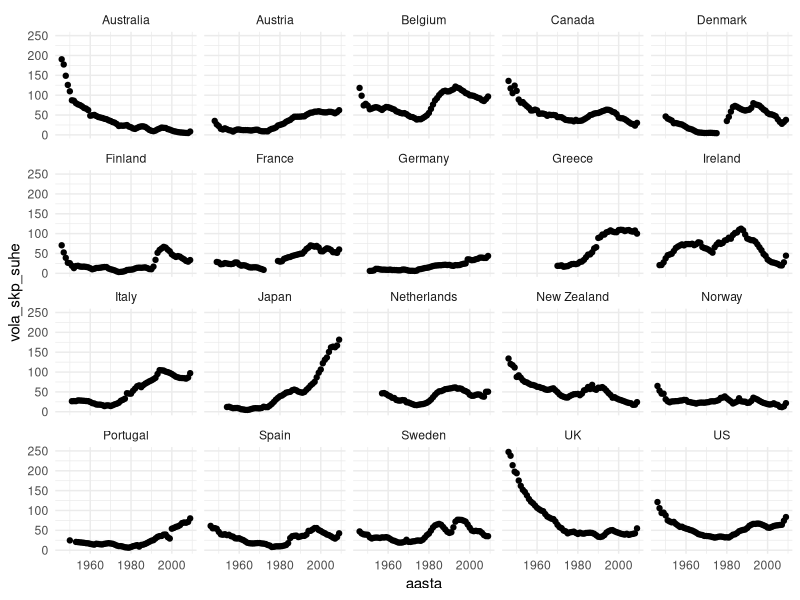
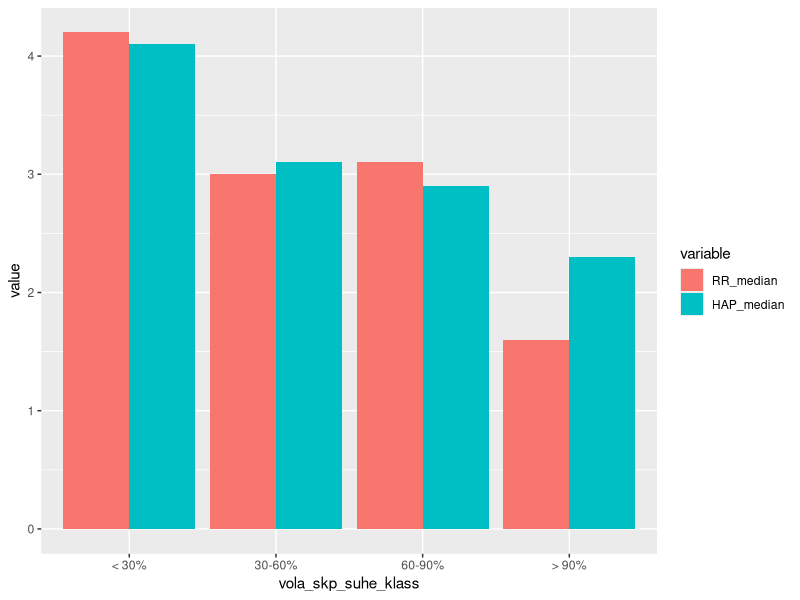
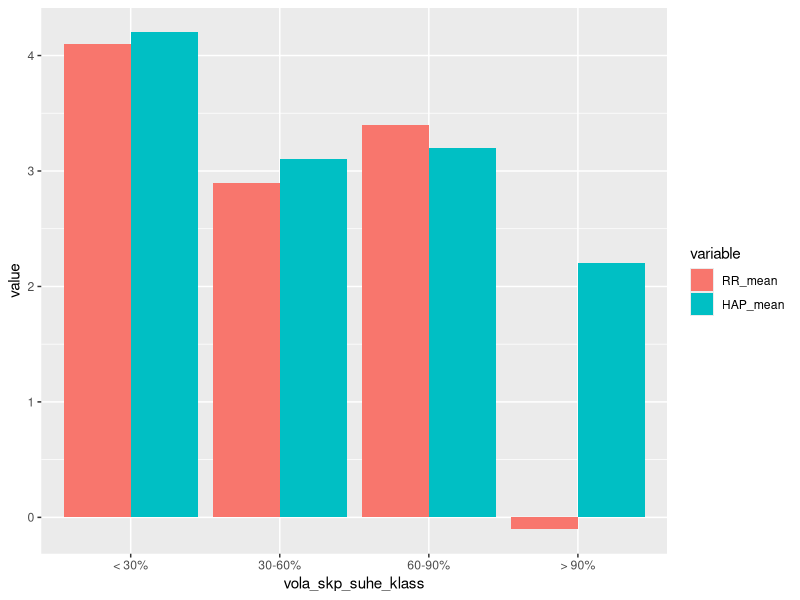
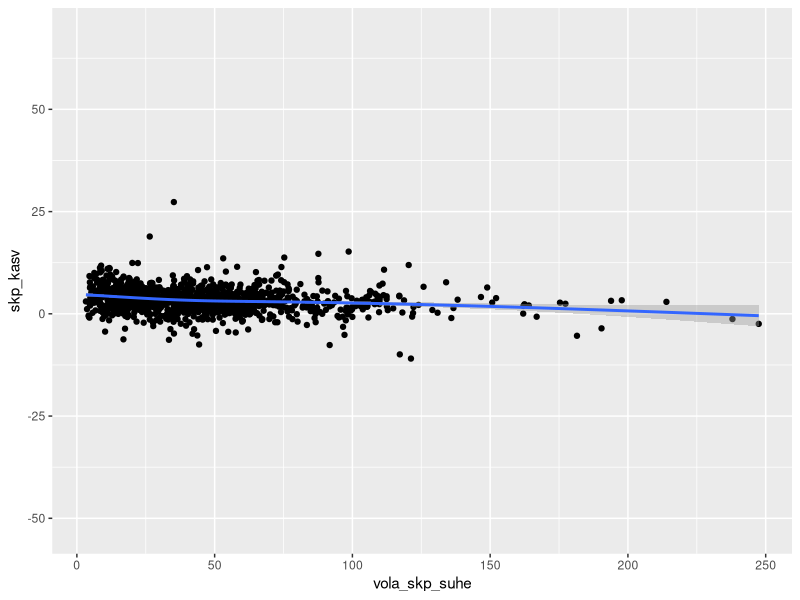
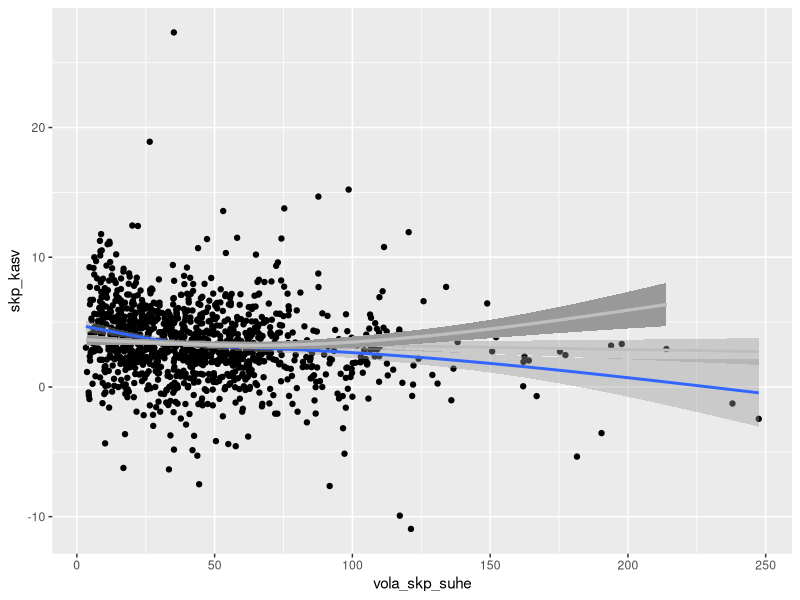

Here is the R script that generated these plots, in order:
## ---- chunk 1
library(dplyr)
andmed=read.csv("./data/skp_ja_volg.csv")
#lisame tunnuse, mis näitab vola_skp_suhe kategooriat
miinimum=min(andmed$vola_skp_suhe, na.rm=T)
maksimum=max(andmed$vola_skp_suhe, na.rm=T)
andmed$vola_skp_suhe_klass=cut(andmed$vola_skp_suhe, 
                               breaks=c(miinimum,30,60,90, maksimum), include.lowest=T,
                               labels=c("< 30%", "30-60%", "60-90%", "> 90%"))
andmed_grupp= group_by(andmed, vola_skp_suhe_klass)
#HAPi kaalud
HAP_tulem=andmed  %>% 
    group_by(vola_skp_suhe_klass)%>%
    summarise(HAP_mean = round(mean(skp_kasv, na.rm=T),1),
              HAP_median=round(median(skp_kasv, na.rm=T),1))
#RR-i reprodutseerimine
RR_tulem=andmed_grupp%>% 
    subset( exceli_viga==0)%>% 
    subset(valikuline==0)%>% 
    group_by(vola_skp_suhe_klass,riik)%>% 
    summarise(SKP_keskmine_kasv= round(mean(skp_kasv, na.rm=T),1),
          SKP_mediaan_kasv=round(median(skp_kasv, na.rm=T),1))%>% 
    group_by(vola_skp_suhe_klass)%>% 
    summarise(RR_mean=round(mean(ifelse(
        riik=="New Zealand" & SKP_keskmine_kasv==-7.6,-7.9,SKP_keskmine_kasv),na.rm=T),1),
        RR_median=round(median(SKP_mediaan_kasv),1))
#tulemid kokku
tulem=cbind(RR_tulem[1:4,], HAP_tulem[1:4,])
head(tulem)
## ---- chunk 2
library(ggplot2)
ggplot(andmed, aes(x=aasta, y=vola_skp_suhe))+
    geom_point()+
    facet_wrap(~riik)+
    theme_minimal()
## ---- chunk 3
pole=subset(andmed, exceli_viga==1| valikuline==1)
head(pole)
## ---- chunk 4
library(reshape2)
tulem_melt=melt(tulem, id=c("vola_skp_suhe_klass"))
tulem_melt_median=tulem_melt[grepl("median", tulem_melt$variable),]
tulem_melt_mean=tulem_melt[grepl("mean", tulem_melt$variable),]

ggplot(tulem_melt_median, aes(x=vola_skp_suhe_klass, y=value, fill=variable)) + 
    geom_bar(position="dodge", stat="identity")

ggplot(tulem_melt_mean, aes(x=vola_skp_suhe_klass, y=value, fill=variable)) + 
    geom_bar(position="dodge", stat="identity")

## ---- chunk 5
andmed2=andmed
andmed2$vola_skp_suhe_klass=cut(andmed2$vola_skp_suhe, 
                               breaks=c(miinimum,30,60,90,120, maksimum), include.lowest=T,
                               labels=c("< 30%", "30-60%", "60-90%", "90-120%", "> 120%"))

andmed_grupp2= group_by(andmed2, vola_skp_suhe_klass)

RR_tulem2=andmed_grupp2%>% 
    subset( exceli_viga==0)%>% 
    subset(valikuline==0)%>% 
    group_by(vola_skp_suhe_klass,riik)%>% 
    summarise(SKP_keskmine_kasv= round(mean(skp_kasv, na.rm=T),1),
              SKP_mediaan_kasv=round(median(skp_kasv, na.rm=T),1))%>% 
    group_by(vola_skp_suhe_klass)%>% 
    summarise(RR_mean=round(mean(ifelse(
        riik=="New Zealand" & SKP_keskmine_kasv==-7.6,-7.9,SKP_keskmine_kasv),na.rm=T),1),
        RR_median=round(median(SKP_mediaan_kasv),1))
RR_tulem2
## ---- chunk 6
ggplot(andmed, aes(x=vola_skp_suhe, y=skp_kasv))+
    geom_point()+
    stat_smooth()
## ---- chunk 7
#jätame alles read, kus pole NAd SKP kasvus ja võla SKP suhtes
andmed_permut=andmed[!is.na(andmed$vola_skp_suhe)&!is.na(andmed$skp_kasv),]

#permuteerime vola_skp_suhe väärtuseid
andmed_permut$iter1=sample(andmed_permut$vola_skp_suhe, replace=T)

plot_permut=ggplot(andmed_permut, aes(x=vola_skp_suhe, y=skp_kasv))+
    geom_point()+
    stat_smooth(aes(x=iter1, y=skp_kasv), colour="grey")

#jätame ainult vajaliku alles
andmed_permut=andmed_permut[, c("vola_skp_suhe","skp_kasv","iter1" )]
andmed_permut_iter=andmed_permut

#graafik itereerimiseks
plot_permut_iter=ggplot(andmed_permut_iter, aes(x=vola_skp_suhe, y=skp_kasv))+
    geom_point()+
    stat_smooth()

plot_permut_iter=plot_permut_iter+stat_smooth(aes(x=iter1, y=skp_kasv), colour="grey")

#nüüd tuleb seda 100 korda teha
#library(ggplot2) lisaks tuleb esimene graafik valmis teha
j=4
for (i in 1:100) {
    andmed_permut_iter[,j]=sample(andmed_permut_iter$vola_skp_suhe, replace=T)
    plot_permut_iter=plot_permut_iter+stat_smooth(aes(x=andmed_permut_iter[,j], 
                                                      y=skp_kasv), colour="grey")
    j+1
}
 
plot_permut_iter
